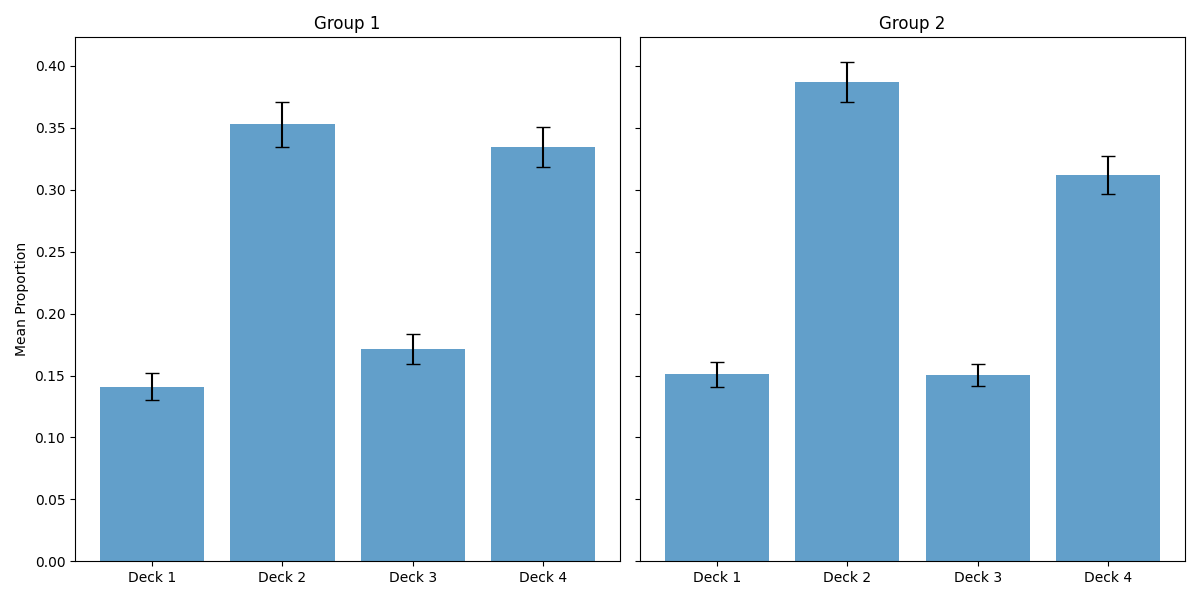

This chart was generated by the following Python code:
import pandas as pd
import matplotlib.pyplot as plt
import numpy as np
from scipy.stats import sem

def helper(choice_df, loss_df):
    num_users, num_steps = choice_df.shape
    deck_data = {d: [] for d in range(1, 5)}  # Deck proportions

    i = 0
    while i < num_users:
        deck_count = {d: 0 for d in range(1, 5)}
        loss_count = 0

        j = 0
        while j < num_steps - 1:
        
            # Loss trial and switch occurred
            if (loss_df.iloc[i, j]) < 0 and (choice_df.iloc[i, j]) != choice_df.iloc[i, j + 1]:  
                loss_count += 1
                deck_count[choice_df.iloc[i, j+1]] += 1
            j += 1

        # Calculating proportions for this user
        d = 1
        while d <= 4:
            if loss_count > 0:
                prop = deck_count[d] / loss_count
            else:
                prop = 0
            deck_data[d].append(prop)
            d += 1
        i += 1

    # Computing means 
    mean_data = {d: np.mean(deck_data[d]) for d in deck_data}
    #computing SEMs
    sem_data = {d: sem(deck_data[d]) for d in deck_data}
    return mean_data, sem_data

# Process data for both group1 and group2
group1_choice = pd.ExcelFile('choice.xlsx').parse('group1')
group2_choice = pd.ExcelFile('choice.xlsx').parse('group2')
group1_loss = pd.ExcelFile('loss.xlsx').parse('group1')
group2_loss = pd.ExcelFile('loss.xlsx').parse('group2')

# Calculating proportions for group 1
group1_mean, group1_sem = helper(group1_choice, group1_loss)
# Calculating proportions for group 1
group2_mean, group2_sem = helper(group2_choice, group2_loss)

# Preparing data for plotting
group1_vals = [group1_mean[d] for d in [1, 2, 3, 4]]
group1_errs = [group1_sem[d] for d in [1, 2, 3, 4]]
group2_vals = [group2_mean[d] for d in [1, 2, 3, 4]]
group2_errs = [group2_sem[d] for d in [1, 2, 3, 4]]

# Plotting
fig, axes = plt.subplots(1, 2, figsize=(12, 6), sharey=True)
x_labels = ['Deck 1', 'Deck 2', 'Deck 3', 'Deck 4']

# plot for Group 1
axes[0].bar(x_labels, group1_vals, yerr=group1_errs, capsize=5, alpha=0.7)
axes[0].set_title('Group 1')
axes[0].set_ylabel('Mean Proportion')

# plot for Group 2
axes[1].bar(x_labels, group2_vals, yerr=group2_errs, capsize=5, alpha=0.7)
axes[1].set_title('Group 2')

plt.tight_layout()
plt.show()

# Ranking decks by mean proportions for group 1
group1_rank = sorted(group1_mean.items(), key=lambda x: x[1], reverse=True)

# Ranking decks by mean proportions for group 2
group2_rank = sorted(group2_mean.items(), key=lambda x: x[1], reverse=True)

# Print rankings for group 1
print("\nGroup 1 Rankings:")
for rank, (deck, mean) in enumerate(group1_rank, start=1):
    print(f"Rank {rank}: Deck {deck} with Mean Proportion {mean}")

# Print rankings for group 2
print("\nGroup 2 Rankings:")
for rank, (deck, mean) in enumerate(group2_rank, start=1):
    print(f"Rank {rank}: Deck {deck} with Mean Proportion {mean}")
print('\n')
